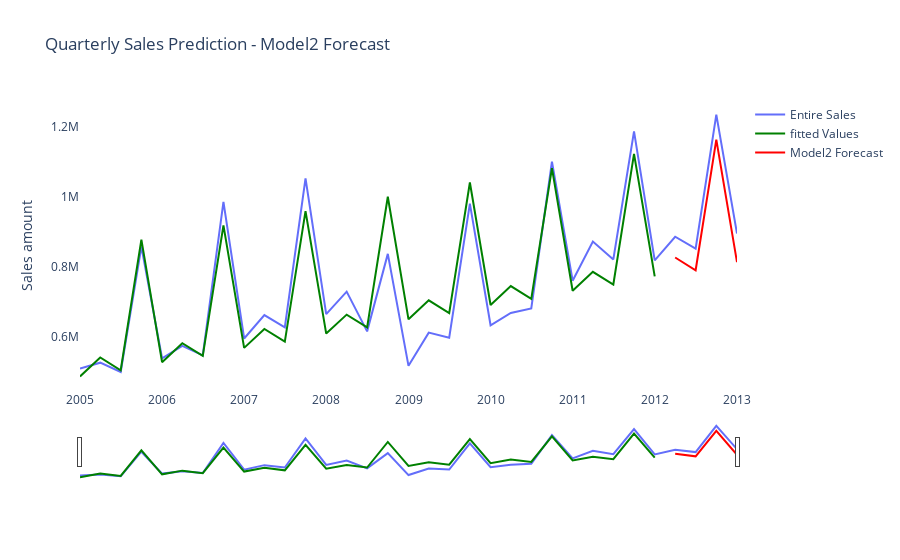

The notebook cell this image was saved under:
### Code cell
# a. Create a graph of the entire series of sales and overlay the fitted values and the forecast on the testing set.

fig = go.Figure()

fig.add_trace(go.Scatter(
        x = df.index, 
        y = df['Sales'], # entire series of sales
        mode = 'lines',
        name = 'Entire Sales')
             )

fig.add_trace(go.Scatter(
                x = df.index, 
                y = df['M2'].loc[:'2012-01-01'], # fitted values
                mode = 'lines',
                name = 'fitted Values',
                marker_color = 'Green')
             )

fig.add_trace(go.Scatter(
               x = df.index[-4:], 
                y = df['M2'].loc['2012-04-01':], # forecast values
                mode = 'lines',
                name = 'Model2 Forecast',
                marker_color = 'red')
             )

fig.update_layout(title_text = 'Quarterly Sales Prediction - Model2 Forecast',
                  yaxis_title = 'Sales amount',
                  plot_bgcolor='rgba(0,0,0,0)')

fig.update_xaxes(rangeslider_visible = True)

fig.show()

### Figure 1 — Plotly figure (JSON) as saved in the notebook; plotly's stock layout.template omitted (floating-point values rounded to 4 significant figures)
{"data": [{"mode": "lines", "name": "Entire Sales", "type": "scatter", "x": ["2005-01-01T00:00:00", "2005-04-01T00:00:00", "2005-07-01T00:00:00", "2005-10-01T00:00:00", "2006-01-01T00:00:00", "2006-04-01T00:00:00", "2006-07-01T00:00:00", "2006-10-01T00:00:00", "2007-01-01T00:00:00", "2007-04-01T00:00:00", "2007-07-01T00:00:00", "2007-10-01T00:00:00", "2008-01-01T00:00:00", "2008-04-01T00:00:00", "2008-07-01T00:00:00", "2008-10-01T00:00:00", "2009-01-01T00:00:00", "2009-04-01T00:00:00", "2009-07-01T00:00:00", "2009-10-01T00:00:00", "2010-01-01T00:00:00", "2010-04-01T00:00:00", "2010-07-01T00:00:00", "2010-10-01T00:00:00", "2011-01-01T00:00:00", "2011-04-01T00:00:00", "2011-07-01T00:00:00", "2011-10-01T00:00:00", "2012-01-01T00:00:00", "2012-04-01T00:00:00", "2012-07-01T00:00:00", "2012-10-01T00:00:00", "2013-01-01T00:00:00"], "y": [509901, 526701, 500105, 858446, 539241, 574940, 547786, 986354, 595729, 662562, 627323, 1053157, 665480, 729634, 616152, 837593, 517615, 612493, 598212, 981384, 633586, 668760, 681729, 1101215, 761018, 872712, 821767, 1187440, 819170, 886569, 852741, 1235769, 895484]}, {"marker": {"color": "Green"}, "mode": "lines", "name": "fitted Values", "type": "scatter", "x": ["2005-01-01T00:00:00", "2005-04-01T00:00:00", "2005-07-01T00:00:00", "2005-10-01T00:00:00", "2006-01-01T00:00:00", "2006-04-01T00:00:00", "2006-07-01T00:00:00", "2006-10-01T00:00:00", "2007-01-01T00:00:00", "2007-04-01T00:00:00", "2007-07-01T00:00:00", "2007-10-01T00:00:00", "2008-01-01T00:00:00", "2008-04-01T00:00:00", "2008-07-01T00:00:00", "2008-10-01T00:00:00", "2009-01-01T00:00:00", "2009-04-01T00:00:00", "2009-07-01T00:00:00", "2009-10-01T00:00:00", "2010-01-01T00:00:00", "2010-04-01T00:00:00", "2010-07-01T00:00:00", "2010-10-01T00:00:00", "2011-01-01T00:00:00", "2011-04-01T00:00:00", "2011-07-01T00:00:00", "2011-10-01T00:00:00", "2012-01-01T00:00:00", "2012-04-01T00:00:00", "2012-07-01T00:00:00", "2012-10-01T00:00:00", "2013-01-01T00:00:00"], "y": [487300.0, 541500.0, 505100.0, 878300.0, 528200.0, 582300.0, 545900.0, 919100.0, 569000.0, 623100.0, 586800.0, 960000.0, 609800.0, 664000.0, 627600.0, 1001000.0, 650600.0, 704800.0, 668400.0, 1042000.0, 691500.0, 745600.0, 709200.0, 1082000.0, 732300.0, 786400.0, 750100.0, 1123000.0, 773100.0]}, {"marker": {"color": "red"}, "mode": "lines", "name": "Model2 Forecast", "type": "scatter", "x": ["2012-04-01T00:00:00", "2012-07-01T00:00:00", "2012-10-01T00:00:00", "2013-01-01T00:00:00"], "y": [827300.0, 790900.0, 1164000.0, 813900.0]}], "layout": {"plot_bgcolor": "rgba(0,0,0,0)", "title": {"text": "Quarterly Sales Prediction - Model2 Forecast"}, "xaxis": {"rangeslider": {"visible": true}}, "yaxis": {"title": {"text": "Sales amount"}}}}
